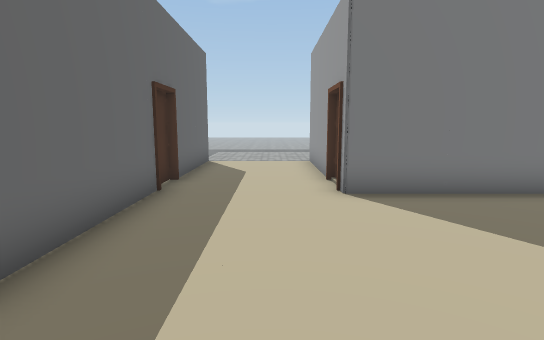
view 1 (above)

14 first-person views from a walk through a scene from a Unity 3-D project. The camera is 1.4 m above the floor, tilts 8° down and sees 80° across. The floor is counted in squares, 1 m on a side. Each view is taken from the middle of a square. On the plan, view 1 faces up. The plan holds only what a view shows up to about 15 squares ahead; the rest is blank. The place goes on beyond the plan. Some animated figures are not drawn. Some surface patterns are stand-ins.

view 2
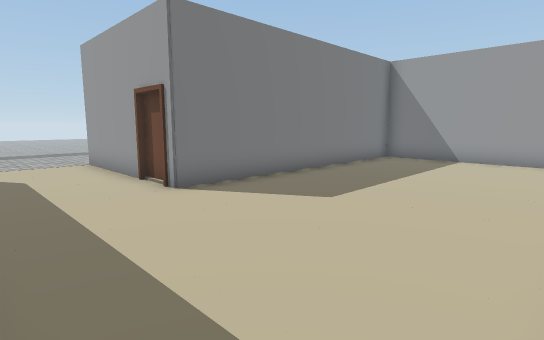

view 3
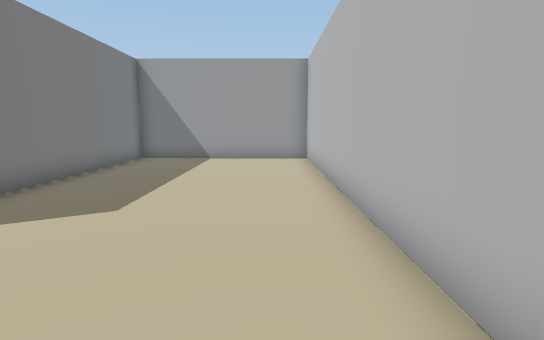

view 4
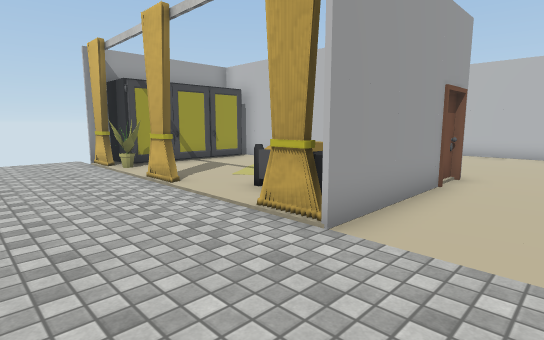

view 5
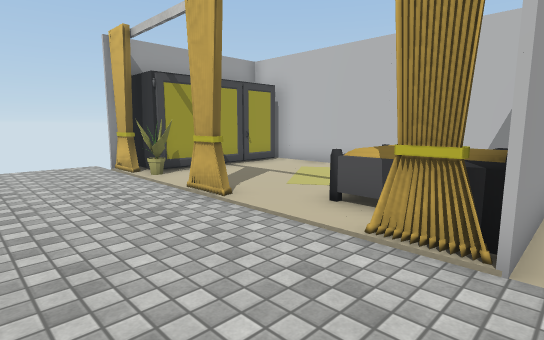

view 6
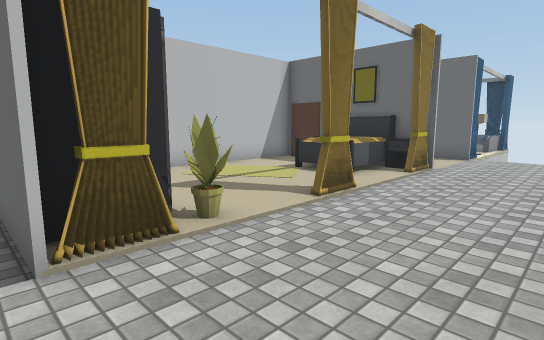

view 7
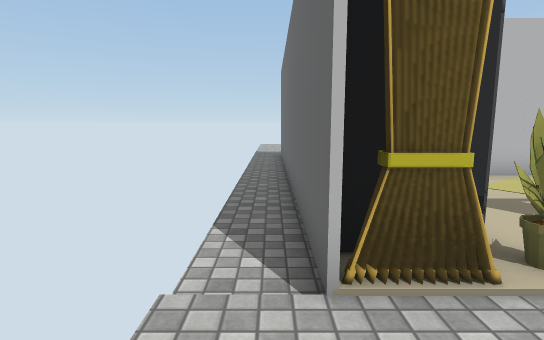

view 8
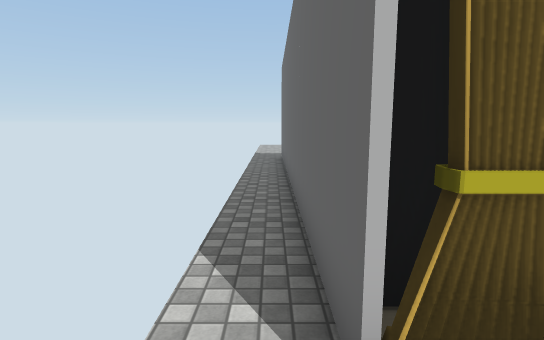

view 9
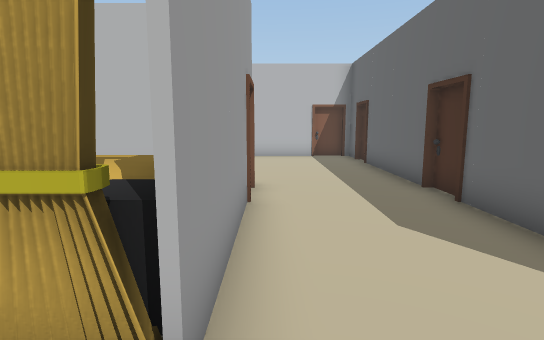

view 10
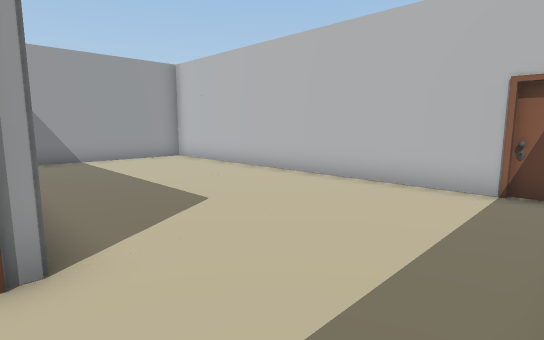

view 11
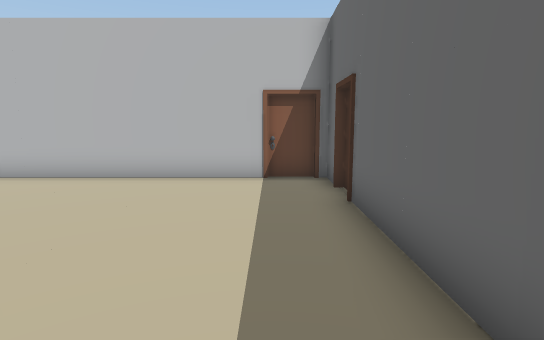

view 12
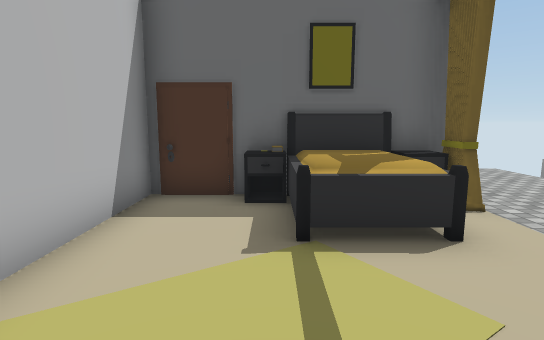

view 13
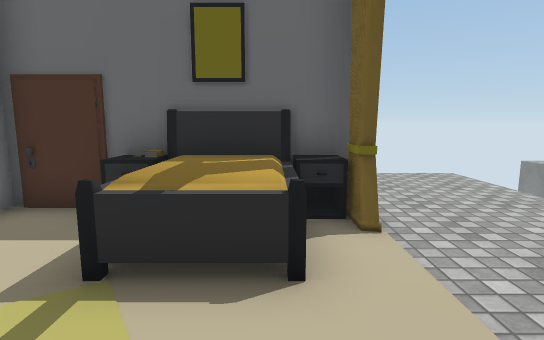

view 14
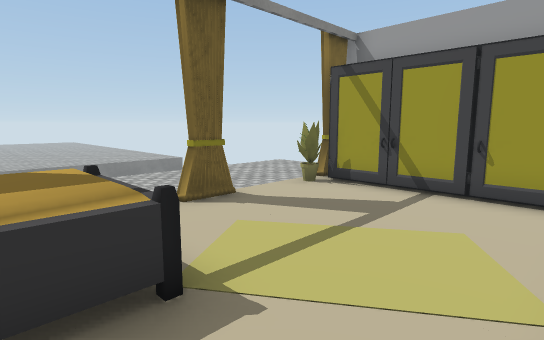

### Floor plan
Points are (right, up) in squares from view 1. A wall is a line through its corners. A room is listed if a view was taken in it or the views show most of it. See-through windows are left out.
Room 1 (views 1, 2, 3, 4, 5, 6, 7, 8, 9, 10, 11, 12, 13, 14)
walls: (1.6, 8.6) (1.6, 6.6) (10.4, 6.6); (6, 12.5) (7.1, 12.5); (7.1, 12.2) (6.1, 12.2); (3, 12.4) (2.5, 12.4); (2.4, 12.5) (3, 12.5); (10.4, 12.5) (11.5, 12.5) (11.5, 11.5); (11.4, 11.8) (11.4, 12.5); (-2.5, 12.6) (-2.5, 2); (-2.5, 1.4) (-2.5, -0.5) (11.4, -0.5) (11.4, 6.4) (1.5, 6.4) (1.5, 8.6)
objects: other object (2, 9); other object (2, 9) to (4, 11); other object (2, 11) to (2, 12); other object (9, 12) to (10, 12); other object (10, 7) to (11, 11)

Positions as (right, up) in squares from view 1, and headings:
1: (0, 0), facing up
2: (-2, 0), facing up-right
3: (-2, 1), facing right
4: (-1, 16), facing down-right
5: (1, 16), facing down-right
6: (12, 16), facing down-left
7: (12, 15), facing down
8: (12, 14), facing down
9: (1, 14), facing down
10: (-2, 7), facing down-right
11: (-1, 8), facing down
12: (8, 9), facing left
13: (7, 11), facing left
14: (3, 7), facing up-right
